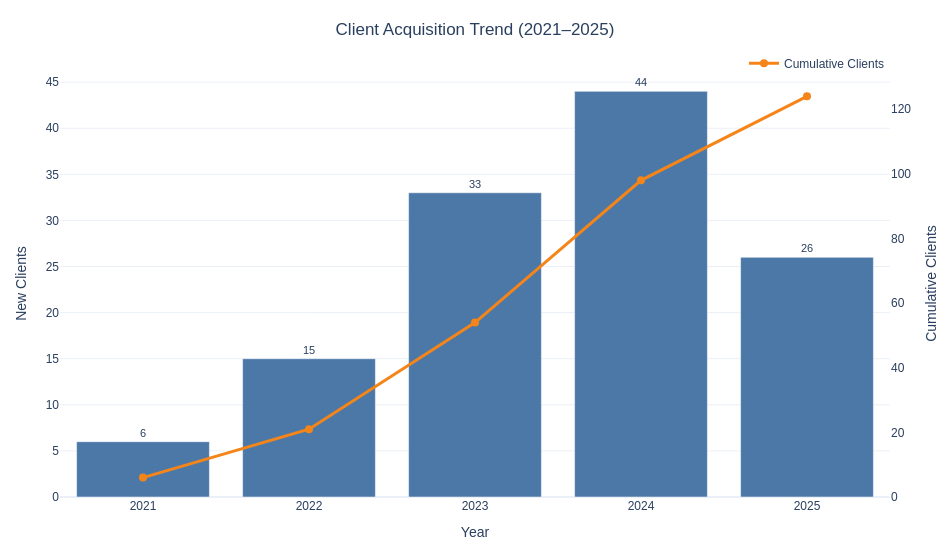

Notebook code cell kept with this figure:
### Code cell
# ============================================================
# Cell: Graph 1 - Plotly Express Chart
# ============================================================

import plotly.express as px
import plotly.graph_objects as go

fig = px.bar(
    annual_clients,
    x="YEAR",
    y="NEW CLIENTS",
    text="NEW CLIENTS",
    color_discrete_sequence=["#4C78A8"],
    labels={
        "YEAR": "Year",
        "NEW CLIENTS": "Number of New Clients"
    },
    title="Client Acquisition Trend (2021–2025)"
)

fig.add_trace(
    go.Scatter(
        x=annual_clients["YEAR"],
        y=annual_clients["CUMULATIVE CLIENTS"],
        mode="lines+markers",
        name="Cumulative Clients",
        yaxis="y2",
        line=dict(
            color="#F58518",
            width=3
        ),
        marker=dict(size=8),
        hovertemplate=
        "<b>Year:</b> %{x}<br>" +
        "<b>Cumulative Clients:</b> %{y}<extra></extra>"
    )
)

fig.update_traces(
    selector=dict(type="bar"),
    textposition="outside",
    textfont=dict(size=11),
    hovertemplate=
    "<b>Year:</b> %{x}<br>" +
    "<b>New Clients:</b> %{y}<extra></extra>"
)

fig.update_layout(

    template="plotly_white",

    width=950,
    height=550,

    title=dict(
        x=0.5
    ),

    font=dict(
        family="Arial",
        size=12
    ),

    hovermode="x unified",

    xaxis=dict(
        title="Year",
        tickmode="linear"
    ),

    yaxis=dict(
        title="New Clients",
        rangemode="tozero"
    ),

    yaxis2=dict(
        title="Cumulative Clients",
        overlaying="y",
        side="right",
        showgrid=False,
        rangemode="tozero"
    ),

    legend=dict(
        orientation="h",
        y=1.05,
        x=1,
        xanchor="right"
    ),

    margin=dict(
        l=60,
        r=60,
        t=70,
        b=50
    )
)

fig.show()

### Figure 1 — Plotly figure (JSON) as saved in the notebook; plotly's stock layout.template omitted (floating-point values rounded to 4 significant figures)
{"data": [{"alignmentgroup": "True", "hovertemplate": "<b>Year:</b> %{x}<br><b>New Clients:</b> %{y}<extra></extra>", "legendgroup": "", "marker": {"color": "#4C78A8", "pattern": {"shape": ""}}, "name": "", "offsetgroup": "", "orientation": "v", "showlegend": false, "text": [6, 15, 33, 44, 26], "textfont": {"size": 11}, "textposition": "outside", "type": "bar", "x": [2021, 2022, 2023, 2024, 2025], "xaxis": "x", "y": [6, 15, 33, 44, 26], "yaxis": "y"}, {"hovertemplate": "<b>Year:</b> %{x}<br><b>Cumulative Clients:</b> %{y}<extra></extra>", "line": {"color": "#F58518", "width": 3}, "marker": {"size": 8}, "mode": "lines+markers", "name": "Cumulative Clients", "type": "scatter", "x": [2021, 2022, 2023, 2024, 2025], "y": [6, 21, 54, 98, 124], "yaxis": "y2"}], "layout": {"barmode": "relative", "font": {"family": "Arial", "size": 12}, "height": 550, "hovermode": "x unified", "legend": {"orientation": "h", "tracegroupgap": 0, "x": 1, "xanchor": "right", "y": 1.05}, "margin": {"b": 50, "l": 60, "r": 60, "t": 70}, "title": {"text": "Client Acquisition Trend (2021–2025)", "x": 0.5}, "width": 950, "xaxis": {"anchor": "y", "domain": [0, 1], "tickmode": "linear", "title": {"text": "Year"}}, "yaxis": {"anchor": "x", "domain": [0, 1], "rangemode": "tozero", "title": {"text": "New Clients"}}, "yaxis2": {"overlaying": "y", "rangemode": "tozero", "showgrid": false, "side": "right", "title": {"text": "Cumulative Clients"}}}}
